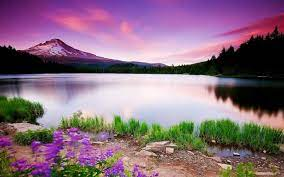
#> input picture grip_projects/computer_vision_and_internet_of_things_tasks/sample_image.jpg, 284 x 177 px
$ jupyter execute 'Color Identification in Images.ipynb'   (shell and % lines are left out)
#> lines starting #> are read from the running program, lines starting #| are printed output that depends on the picture
# Color Identification in Images

## Import libraries

[cell 1]
from sklearn.cluster import KMeans
import matplotlib.pyplot as plt
import numpy as np
import cv2
from collections import Counter
from skimage.color import rgb2lab, deltaE_cie76
import os

## Working with OpenCV

[cell 2]
image = cv2.imread('sample_image.jpg')
#> image is the input picture: shape (177, 284, 3); mean B, G, R 124.6, 108.1, 134.7
print("The type of this input is {}".format(type(image)))
#| The type of this input is <class 'numpy.ndarray'>
print("Shape: {}".format(image.shape))
#| Shape: (177, 284, 3)
plt.imshow(image)

[cell 3]
image = cv2.cvtColor(image, cv2.COLOR_BGR2RGB)
plt.imshow(image)

[cell 4]
gray_image = cv2.cvtColor(image, cv2.COLOR_BGR2GRAY)
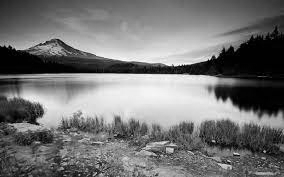
#> gray_image: shape (177, 284); min 0, max 253, mean 116.1
plt.imshow(gray_image, cmap='gray')

[cell 5]
resized_image = cv2.resize(image, (1200, 600))
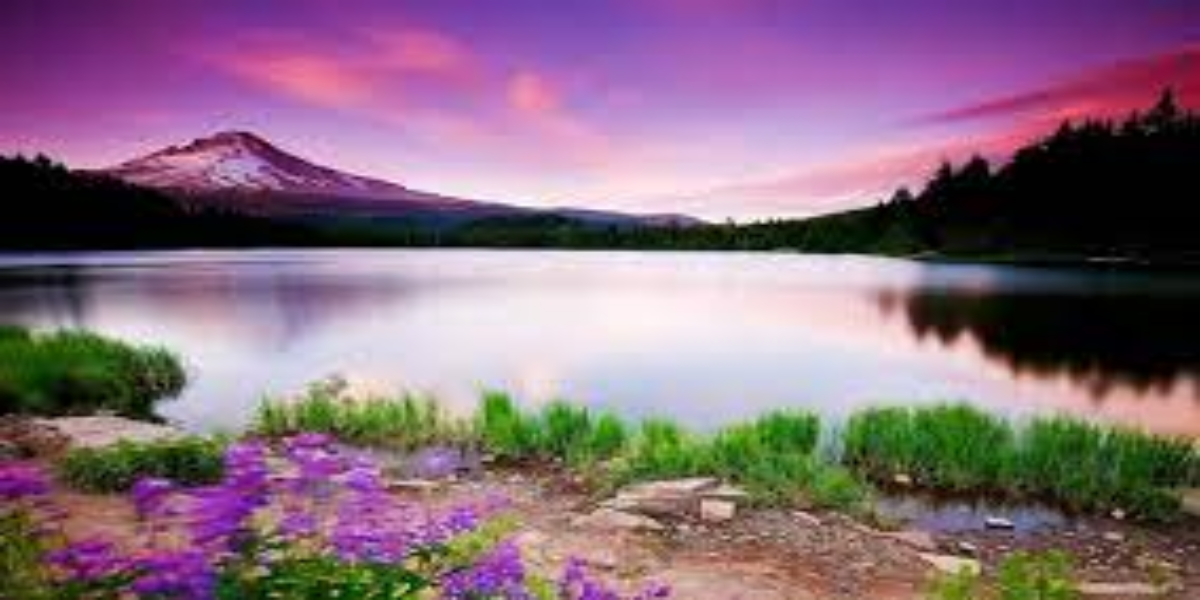
#> resized_image: shape (600, 1200, 3); mean R, G, B 134.6, 108, 124.5
plt.imshow(resized_image)

## colour identification

[cell 6]
#RGB to Hex Conversion
def RGB2HEX(color):
    return "#{:02x}{:02x}{:02x}".format(int(color[0]), int(color[1]), int(color[2]))

[cell 7]
#Read image in RGB color space
def get_image(image_path):
    image = cv2.imread(image_path)
    image = cv2.cvtColor(image, cv2.COLOR_BGR2RGB)
    return image

[cell 8]
# Color Identification
def get_colors(image, number_of_colors, show_chart):

#> called with number_of_colors = 8, show_chart = True
    modified_image = cv2.resize(image, (600, 400), interpolation = cv2.INTER_AREA)
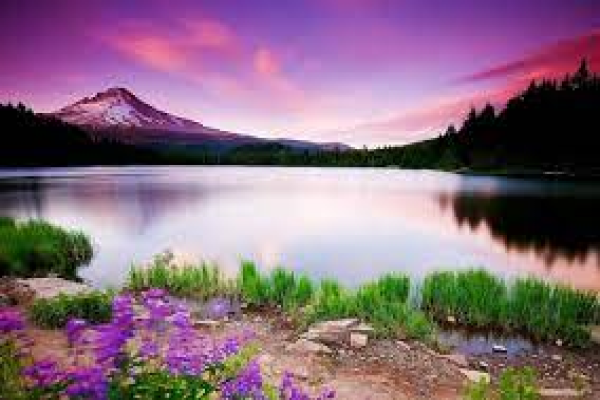
#> modified_image: shape (400, 600, 3); mean R, G, B 134.7, 108.1, 124.5
    modified_image = modified_image.reshape(modified_image.shape[0]*modified_image.shape[1], 3)

    clf = KMeans(n_clusters = number_of_colors)
    labels = clf.fit_predict(modified_image)

    counts = Counter(labels)
#> counts = {4: 20703, 2: 29161, 5: 33886, 7: 27104, 1: 29858, 3: 36985, 6: 25526, 0: 36777}
    # sort to ensure correct color percentage
    counts = dict(sorted(counts.items()))
#> counts = {0: 36777, 1: 29858, 2: 29161, 3: 36985, 4: 20703, 5: 33886, 6: 25526, 7: 27104}

    center_colors = clf.cluster_centers_
    # We get ordered colors by iterating through the keys
    ordered_colors = [center_colors[i] for i in counts.keys()]
#> ordered_colors = [[232.2, 218.1, 229.9], [62.47, 76.72, 36.52], [143.6, 73.91, 157], [11.11, 13.16, 8.4], [106.5, 46.79, 98.4], [181.6, 125.3, 168.2], [133.4, 119.3, 92.92], [205.3, 174.6, 197.6]]
    hex_colors = [RGB2HEX(ordered_colors[i]) for i in counts.keys()]
#> hex_colors = ['#e8dae5', '#3e4c24', '#8f499c', '#0b0d08', '#6a2e62', '#b57da8', '#85775c', '#cdaec5']
    rgb_colors = [ordered_colors[i] for i in counts.keys()]
#> rgb_colors has the same summary as ordered_colors

    if (show_chart):
        plt.figure(figsize = (8, 6))
        plt.pie(counts.values(), labels = hex_colors, colors = hex_colors)

    return rgb_colors

Get colors from an image

[cell 9]
get_colors(get_image('sample_image.jpg'), 8, True)
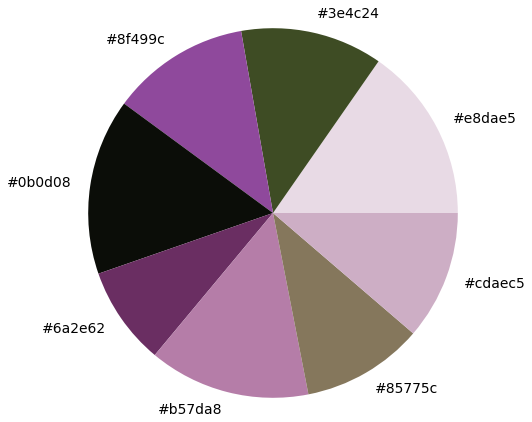
#> figure drawn by matplotlib, 1 panel

$ run again, with grip_projects/computer_vision_and_internet_of_things_tasks/ds2.jpg copied over grip_projects/computer_vision_and_internet_of_things_tasks/sample_image.jpg
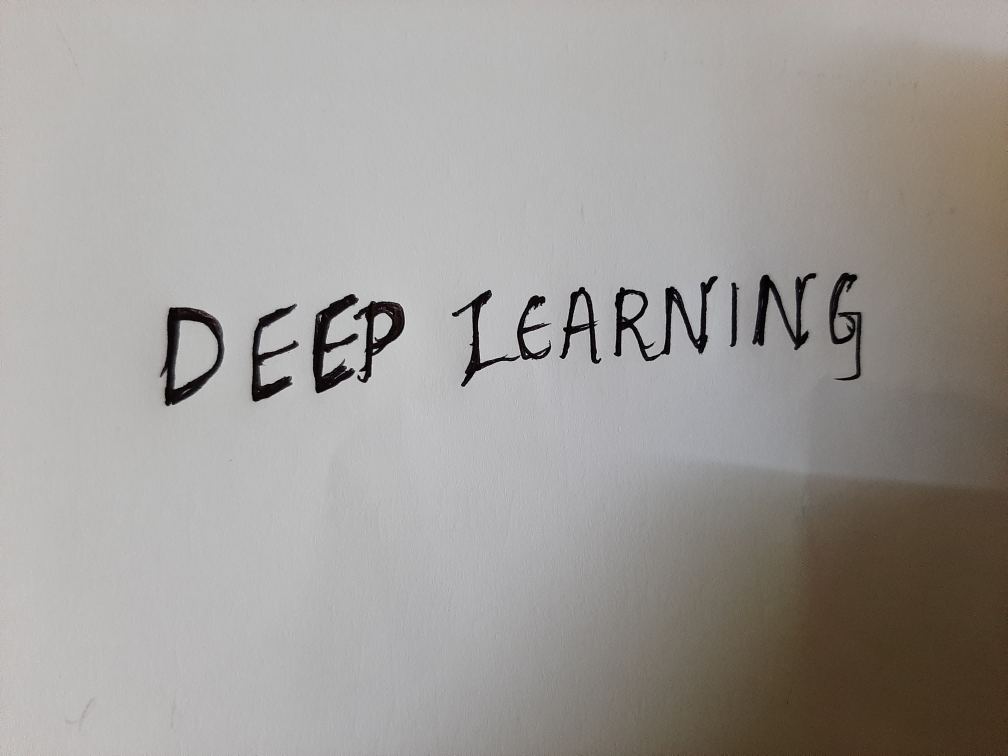
#> input picture grip_projects/computer_vision_and_internet_of_things_tasks/ds2.jpg, 4032 x 3024 px (shown at 1/4 size)
#> image is the input picture: shape (3024, 4032, 3); mean B, G, R 152.2, 155.9, 159.3
#| The type of this input is <class 'numpy.ndarray'>
#| Shape: (3024, 4032, 3)
#> in get_colors, `modified_image = cv2.resize(image, (600, 400), interpolation = cv2.INT..`:
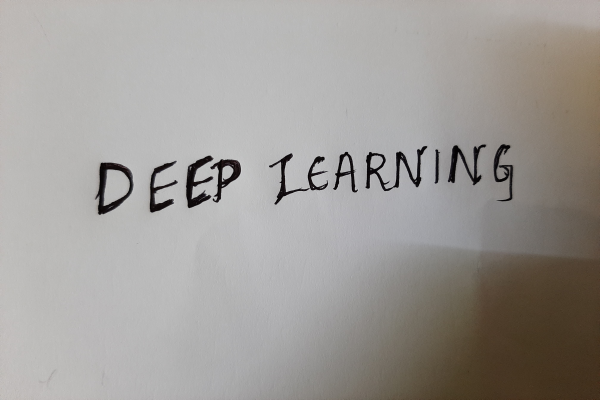
#> modified_image: shape (400, 600, 3); mean R, G, B 159.3, 155.9, 152.2
#> in get_colors, `counts = Counter(labels)`: counts = {0: 114563, 5: 41686, 4: 20183, 6: 17955, 1: 14162, 7: 9419, 2: 18423, 3: 3609}
#> in get_colors, `counts = dict(sorted(counts.items()))`: counts = {0: 114563, 1: 14162, 2: 18423, 3: 3609, 4: 20183, 5: 41686, 6: 17955, 7: 9419}
#> ordered_colors = [[186.1, 185.4, 184.8], [119.6, 111.1, 100.1], [73.13, 57.62, 39.53], [18.05, 14.13, 16.01], [155.6, 152.4, 150], [174, 172.9, 173.1], [138.7, 131.9, 124], [96.82, 86.49, 72.5]]
#> hex_colors = ['#bab9b8', '#776f64', '#493927', '#120e10', '#9b9896', '#adacad', '#8a837c', '#605648']
#> rgb_colors has the same summary as ordered_colors
#> `[cell 9] get_colors(get_image('sample_image.jpg'), 8, True)`:
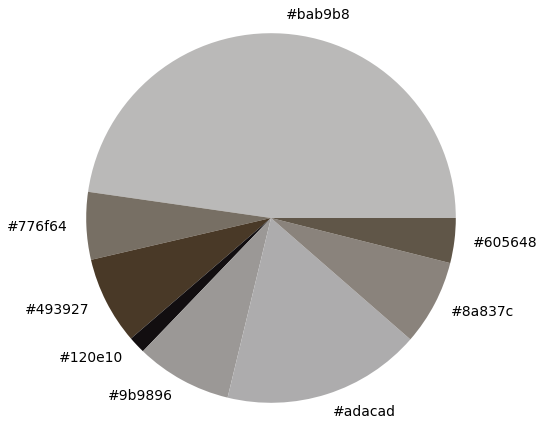
#> figure drawn by matplotlib, 1 panel

$ run again, with grip_projects/computer_vision_and_internet_of_things_tasks/ai_overview.png saved as grip_projects/computer_vision_and_internet_of_things_tasks/sample_image.jpg
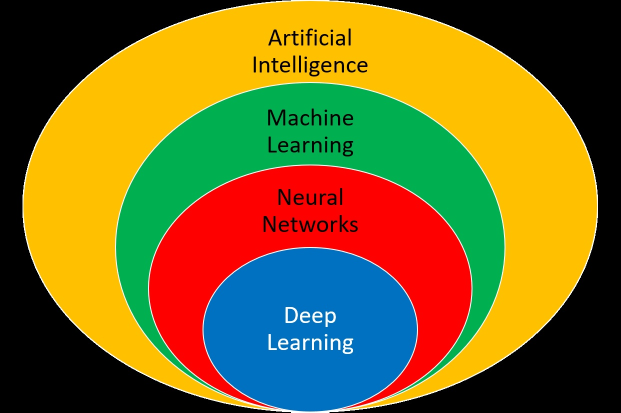
#> input picture grip_projects/computer_vision_and_internet_of_things_tasks/ai_overview.png, 1241 x 825 px (shown at 1/2 size)
#> image is the input picture: shape (825, 1241, 3); mean B, G, R 36.7, 103.7, 120.5
#| The type of this input is <class 'numpy.ndarray'>
#| Shape: (825, 1241, 3)
#> `resized_image = cv2.resize(image, (1200, 600))`:
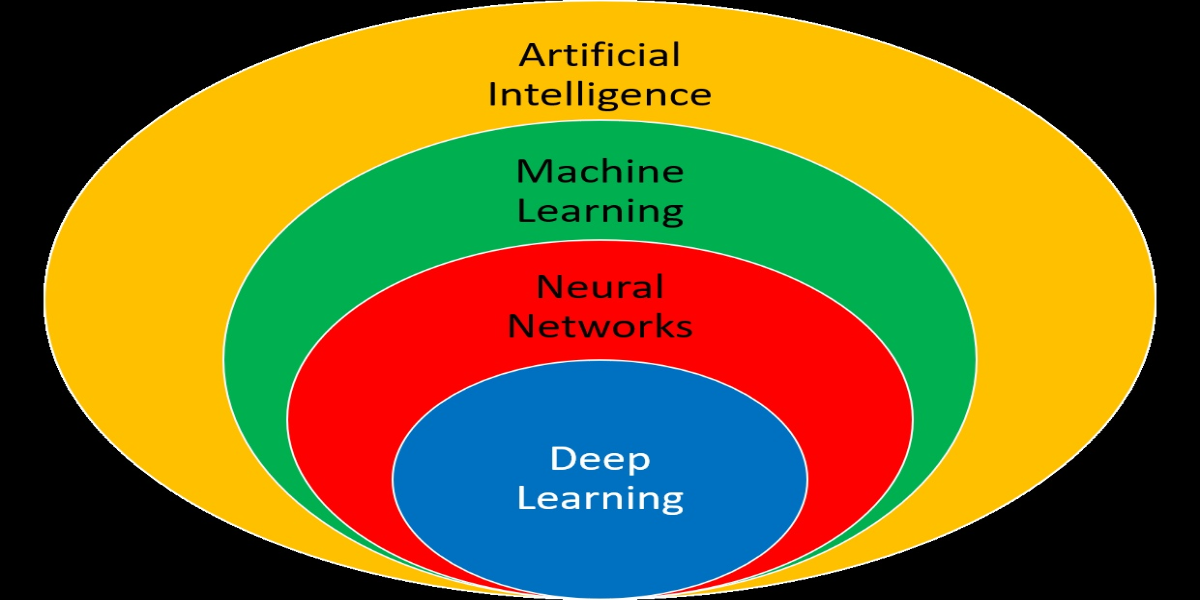
#> resized_image: shape (600, 1200, 3); mean R, G, B 120.5, 103.7, 36.7
#> in get_colors, `counts = Counter(labels)`: counts = {4: 65933, 0: 1584, 7: 1712, 6: 4630, 1: 76874, 5: 33490, 3: 31118, 2: 24659}
#> in get_colors, `counts = dict(sorted(counts.items()))`: counts = {0: 1584, 1: 76874, 2: 24659, 3: 31118, 4: 65933, 5: 33490, 6: 4630, 7: 1712}
#> ordered_colors = [[89.17, 53.68, 29.78], [254.3, 191.9, 1.51], [1.06, 113.1, 192.6], [252.1, 1.58, 1.55], [0.538, 0.516, 0.288], [1.37, 174.2, 80.24], [232.8, 222.6, 186.4], [122.8, 179.9, 166.3]]
#> hex_colors = ['#59351d', '#febf01', '#0171c0', '#fc0101', '#000000', '#01ae50', '#e8deba', '#7ab3a6']
#> rgb_colors has the same summary as ordered_colors
#> `[cell 9] get_colors(get_image('sample_image.jpg'), 8, True)`:
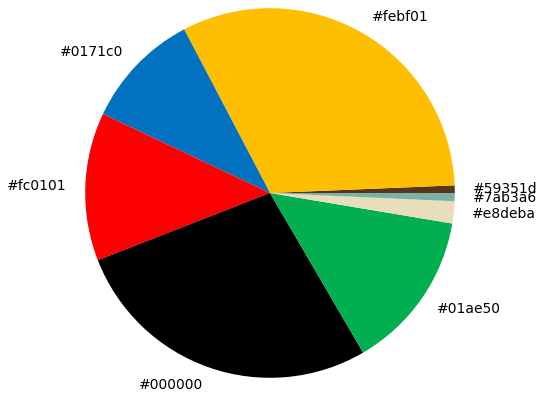
#> figure drawn by matplotlib, 1 panel
